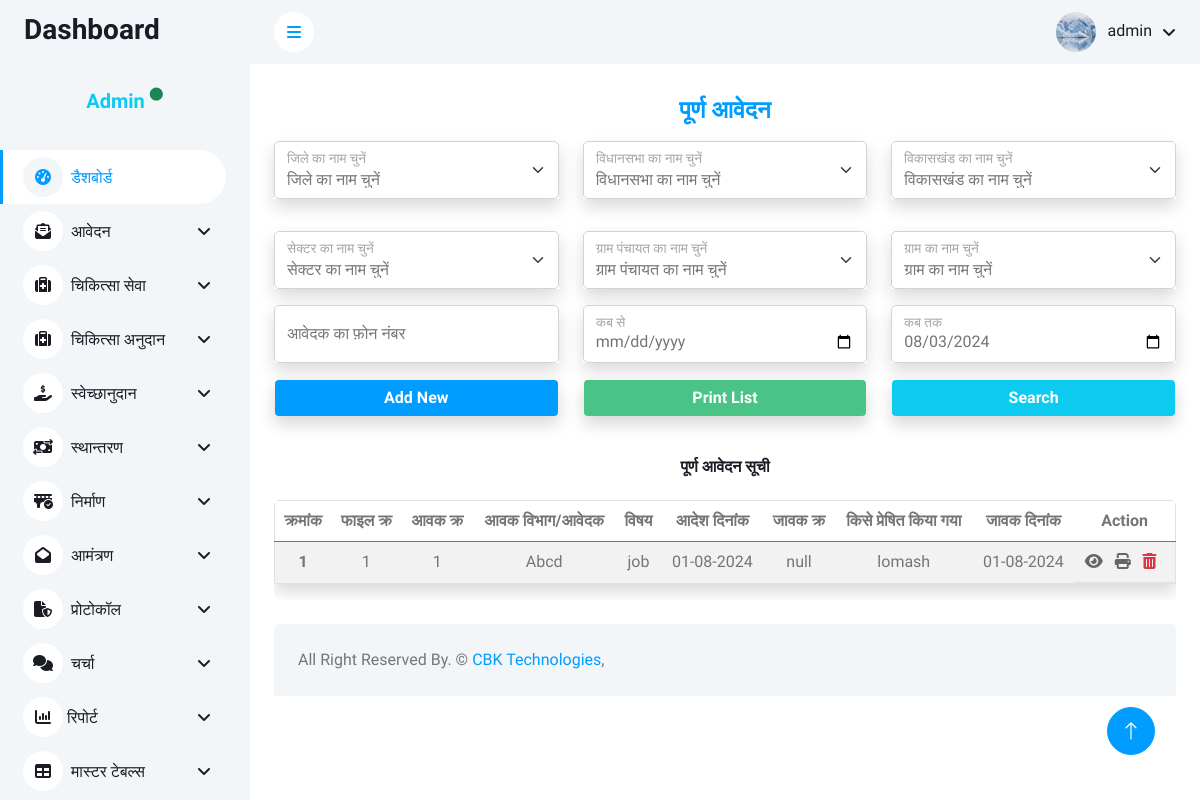
/admin/aavedan/purna_aavedan.php (signed in), run on the app's committed database.
### tables this page shows
CREATE TABLE `aavedan` (
  `id` int(11) NOT NULL,
  `file_no` int(11) NOT NULL,
  `date` date DEFAULT NULL,
  `aavak_no` int(11) NOT NULL,
  `choose_aavedak_vibhag` int(11) NOT NULL,
  `a_phone_number` varchar(20) DEFAULT NULL,
  `a_aavedak_name` varchar(50) DEFAULT NULL,
  `a_district_id` int(11) DEFAULT NULL,
  `a_vidhansabha_id` int(11) DEFAULT NULL,
  `a_vikaskhand_id` int(11) DEFAULT NULL,
  `a_sector_id` int(11) DEFAULT NULL,
  `a_gram_panchayat_id` int(11) DEFAULT NULL,
  `a_gram_id` int(11) DEFAULT NULL,
  `a_subject` varchar(100) DEFAULT NULL,
  `a_reference` varchar(100) DEFAULT NULL,
  `a_file_upload_1` varchar(255) DEFAULT NULL,
  `a_office_name` varchar(50) DEFAULT NULL,
  `a_jaavak_vibhag` varchar(50) DEFAULT NULL,
  `a_kisko_presit` varchar(50) DEFAULT NULL,
  `a_jaavak_date` date DEFAULT NULL,
  `a_application_date` date DEFAULT NULL,
  `a_file_upload_2` varchar(255) DEFAULT NULL,
  `a_mantri_comment` text DEFAULT NULL,
  `a_punah_prapth` varchar(200) NOT NULL,
  `a_punah_prapth_date` date DEFAULT NULL,
  `v_aavak_vibhag` varchar(50) DEFAULT NULL,
  `v_subject` varchar(100) DEFAULT NULL,
  `v_reference` varchar(100) DEFAULT NULL,
  `v_file_upload_1` varchar(255) DEFAULT NULL,
  `v_office_name` varchar(50) DEFAULT NULL,
  `v_jaavak_vibhag` varchar(50) DEFAULT NULL,
  `v_kisko_presit` varchar(50) DEFAULT NULL,
  `v_jaavak_date` date DEFAULT NULL,
  `v_aadesh_date` date DEFAULT NULL,
  `v_file_upload_2` varchar(255) DEFAULT NULL,
  `v_mantri_comment` text DEFAULT NULL,
  `v_punah_prapth` varchar(200) NOT NULL,
  `v_punah_prapth_date` date DEFAULT NULL,
  `status` int(11) NOT NULL
);

CREATE TABLE `vibhag_master` (
  `vibhag_id` int(11) NOT NULL,
  `vibhag_name` varchar(200) NOT NULL
);

### admin/config/function.php (called while the page is built, shortened)
<?php
function getvalfield($con, $table, $field, $where)
{
    $sql = "select $field from $table where $where";
    $getvalue =  mysqli_query($con, $sql);
    $getval   =  mysqli_fetch_row($getvalue);
    return $getval[0];
}

### admin/aavedan/purna_aavedan.php (the view, shortened to what this page needs)
<?php include('../config/dbconnection.php') ?>
<?php
$tblname = "aavedan";
$tblkey = "id";
$pagename = "पूर्ण आवेदन";
if ($_SERVER['REQUEST_METHOD'] == 'POST' && isset($_POST['search'])) {
    $district_id = isset($_POST['district_id']) ? $_POST['district_id'] : '';
    $vidhansabha_id = isset($_POST['vidhansabha_id']) ? $_POST['vidhansabha_id'] : '';
    $vikaskhand_id = isset($_POST['vikaskhand_id']) ? $_POST['vikaskhand_id'] : '';
    $sector_id = isset($_POST['sector_id']) ? $_POST['sector_id'] : '';
    $gram_panchayat_id = isset($_POST['gram_panchayat_id']) ? $_POST['gram_panchayat_id'] : '';
    $gram_id = isset($_POST['gram_id']) ? $_POST['gram_id'] : '';
    $phone_number = isset($_POST['phone_number']) ? $_POST['phone_number'] : '';
    $from_date = isset($_POST['from_date']) ? $_POST['from_date'] : '';
    $to_date = isset($_POST['to_date']) ? $_POST['to_date'] : '';
    $sql = "SELECT a.*, d.district_name, v.vidhansabha_name, vk.vikaskhand_name, s.sector_name, gp.gram_panchayat_name, g.gram_name
    FROM $tblname a
    LEFT JOIN district_master d ON a.district_id = d.district_id
    LEFT JOIN vidhansabha_master v ON a.vidhansabha_id = v.vidhansabha_id
    LEFT JOIN vikaskhand_master vk ON a.vikaskhand_id = vk.vikaskhand_id
    LEFT JOIN sector_master s ON a.sector_id = s.sector_id
    LEFT JOIN gram_panchayat_master gp ON a.gram_panchayat_id = gp.gram_panchayat_id
    LEFT JOIN gram_master g ON a.gram_id = g.gram_id
    WHERE a.status=0";
    if (!empty($district_id)) {
        $sql .= " AND a.district_id = '" . mysqli_real_escape_string($conn, $district_id) . "'";
    }
    if (!empty($vidhansabha_id)) {
        $sql .= " AND a.vidhansabha_id = '" . mysqli_real_escape_string($conn, $vidhansabha_id) . "'";
    }
    if (!empty($vikaskhand_id)) {
        $sql .= " AND a.vikaskhand_id = '" . mysqli_real_escape_string($conn, $vikaskhand_id) . "'";
    }
    if (!empty($sector_id)) {
        $sql .= " AND a.sector_id = '" . mysqli_real_escape_string($conn, $sector_id) . "'";
    }
    if (!empty($gram_panchayat_id)) {
        $sql .= " AND a.gram_panchayat_id = '" . mysqli_real_escape_string($conn, $gram_panchayat_id) . "'";
    }
    if (!empty($gram_id)) {
        $sql .= " AND a.gram_id = '" . mysqli_real_escape_string($conn, $gram_id) . "'";
    }
    if (!empty($phone_number)) {
        $sql .= " AND phone_number = '" . mysqli_real_escape_string($conn, $phone_number) . "'";
    }
    if (!empty($from_date) && !empty($to_date)) {
        $sql .= " AND application_date BETWEEN '" . mysqli_real_escape_string($conn, $from_date) . "' AND '" . mysqli_real_escape_string($conn, $to_date) . "'";
    }
    $sql .= " ORDER BY id DESC";
} else {
    $sql = "SELECT
  a.*,
  vm.vibhag_name AS a_vibhag_name,
  dm.district_name AS a_district_name,
  vm2.vidhansabha_name AS a_vidhansabha_name,
  vm3.vikaskhand_name AS a_vikaskhand_name,
  sm.sector_name AS a_sector_name,
  gpm.gram_panchayat_name AS a_gram_panchayat_name,
  gm.gram_name AS a_gram_name,
  vm4.vibhag_name AS v_vibhag_name,
  vm5.vibhag_name AS v_aavak_vibhag
FROM
  $tblname a
  LEFT JOIN vibhag_master vm ON a.a_jaavak_vibhag = vm.vibhag_id
  LEFT JOIN district_master dm ON a.a_district_id = dm.district_id
  LEFT JOIN vidhansabha_master vm2 ON a.a_vidhansabha_id = vm2.vidhansabha_id
  LEFT JOIN vikaskhand_master vm3 ON a.a_vikaskhand_id = vm3.vikaskhand_id
  LEFT JOIN sector_master sm ON a.a_sector_id = sm.sector_id
  LEFT JOIN gram_panchayat_master gpm ON a.a_gram_panchayat_id = gpm.gram_panchayat_id
  LEFT JOIN gram_master gm ON a.a_gram_id = gm.gram_id
  LEFT JOIN vibhag_master vm4 ON a.v_jaavak_vibhag = vm4.vibhag_id
  LEFT JOIN vibhag_master vm5 ON a.v_aavak_vibhag = vm4.vibhag_id
WHERE
  a.status = '3'
ORDER BY
  $tblkey DESC;";
}
$fetch = mysqli_query($conn, $sql);
?>
<?php include('../includes/header.php') ?>
<?php include('../includes/sidebar.php') ?>
<?php include('../includes/navbar.php') ?>
<div class="container-fluid pt-4 px-4">
    <h4 class="text-center fw-bolder text-primary mb-3"><?= $pagename; ?></h4>
    <form action="" method="post">
        <div class="row">
            <div class="col-lg-4 text-center mb-3">
                <div class="form-group shadow">
                    <div class="form-floating mb-3">
                        <select name="district_id" id="districtSelect" class="form-select form-control bg-white">
                            <option value="" selected>जिले का नाम चुनें</option>
                        </select>
                        <label for="districtSelect">जिले का नाम चुनें </label>
                    </div>
                </div>
            </div>
            <div class="col-lg-4">
                <div class="form-group shadow">
                    <div class="form-floating mb-3">
                        <select name="vidhansabha_id" id="vidhansabhaSelect" class="form-select form-control bg-white ">
                            <option value="" selected>विधानसभा का नाम चुनें</option>
                        </select>
                        <label for="vidhansabha">विधानसभा का नाम चुनें </label>
                    </div>
                </div>
            </div>
            <div class="col-lg-4">
                <div class="form-group shadow">
                    <div class="form-floating mb-3">
                        <select name="vikaskhand_id" id="vikaskhandSelect" class="form-select form-control bg-white">
                            <option value="" selected disabled>विकासखंड का नाम चुनें</option>
                        </select>
                        <label for="vikaskhand">विकासखंड का नाम चुनें </label>
                    </div>
                </div>
            </div>
            <div class="col-lg-4">
                <div class="form-group shadow">
                    <div class="form-floating mb-3">
                        <select name="sector_id" id="sectorSelect" class="form-select form-control bg-white">
                            <option value="" selected>सेक्टर का नाम चुनें</option>
                        </select>
                        <label for="sector">सेक्टर का नाम चुनें </label>
                    </div>
                </div>
            </div>
            <div class="col-lg-4">
                <div class="form-group shadow">
                    <div class="form-floating mb-3">
                        <select name="gram_panchayat_id" id="gramPanchayatSelect" class="form-select form-control bg-white">
                            <option value="" selected>ग्राम पंचायत का नाम चुनें</option>
                        </select>
                        <label for="gram_panchayt">ग्राम पंचायत का नाम चुनें </label>
                    </div>
                </div>
            </div>
            <div class="col-lg-4">
                <div class="form-group shadow">
                    <div class="form-floating mb-3">
                        <select class="form-select" id="gramSelect" name="gram_id">
                            <option value="" selected>ग्राम का नाम चुनें</option>
                        </select>
                        <label for="gram">ग्राम का नाम चुनें </label>
                    </div>
                </div>
            </div>
            <div class="col-lg-4">
                <div class="form-group shadow">
                    <div class="form-floating mb-3">
                        <input type="text" name="phone_number" class="form-control" id="phone_number" placeholder="आवेदक का फ़ोन नंबर" onkeypress='return event.charCode >= 48 && event.charCode <= 57'>
                        <label for="mobile">आवेदक का फ़ोन नंबर </label>
                    </div>
                </div>
            </div>
            <div class="col-lg-4">
                <div class="form-group shadow">
                    <div class="form-floating mb-3">
                        <input type="date" name="from_date" class="form-control" id="from_date" placeholder="कब से ">
                        <label for="from_date">कब से</label>
                    </div>
                </div>
            </div>
            <div class="col-lg-4">
                <div class="form-group shadow">
                    <div class="form-floating mb-3">
                        <?php
                        $currentDate = date('Y-m-d');
                        ?>
                        <input type="date" name="to_date" value="<?= $currentDate ?>" class="form-control" id="to_date" placeholder="कब तक ">
                        <label for="to_date">कब तक</label>
                    </div>
                </div>
            </div>
            <div class="col-lg-4 text-center mb-3">
                <a name="Add_New" onclick="location.href='new_aavedan.php';" class="form-control text-center text-white btn text-center shadow bg-primary" style="background-color:#4ac387;"><b>Add New</b></a>
            </div>
            <div class="col-lg-4 text-center mb-3">
                <div name="PrintList" onclick="" class="form-control text-center text-white btn text-center shadow" style="background-color:#4ac387;"><b>Print List</b></div>
            </div>
            <div class="col-lg-4 text-center mb-3">
                <button name="search" class="form-control text-center text-white btn text-center shadow bg-info" type="submit"><b>Search</b></button>
            </div>
        </div>
    </form>
</div>
<div class="container-fluid px-4">
    <div class="row">
        <div class="col-sm-12 col-lg-12">
            <h6 class="mb-4 text-center mt-2 pt-3 "><?= $pagename; ?> सूची</h6>
            <div class=" rounded" style="overflow-y: scroll;">
                <table class="table table-striped border shadow">
                    <thead class=" head">
                        <tr class="text-center text-nowrap">
                            <th scope="col">क्रमांक</th>
                            <th scope="col">फाइल क्र</th>
                            <th scope="col">आवक क्र</th>
                            <th scope="col">आवक विभाग/आवेदक</th>
                            <th scope="col">विषय</th>
                            <th scope="col">आदेश दिनांक</th>
                            <th scope="col">जावक क्र</th>
                            <th scope="col">किसे प्रेषित किया गया </th>
                            <th scope="col">जावक दिनांक</th>
                            <th scope="col">Action</th>
                        </tr>
                    </thead>
                    <tbody>
                        <?php
                        $i = 1;
                        while ($row = mysqli_fetch_array($fetch)) {
                            $choose_aavedak_vibhag = $row['choose_aavedak_vibhag'];
                        ?>
                            <tr class=" text-center">
                                <th scope="row"><?= $i++ ?></th>
                                <td><?= $row['file_no'] ?></td>
                                <td><?= $row['aavak_no'] ?></td>
                                <td><?php if ($choose_aavedak_vibhag == 1) {
                                        echo $row['a_vibhag_name'];
                                    } else {
                                        echo $row['v_vibhag_name'];
                                    } ?></td>
                                <td><?php if ($choose_aavedak_vibhag == 1) {
                                        echo $row['a_subject'];
                                    } else {
                                        echo $row['v_subject'];
                                    } ?></td>
                                <td><?php if ($choose_aavedak_vibhag == 1) {
                                        echo date('d-m-Y', strtotime($row['a_application_date']));
                                    } else {
                                        echo date('d-m-Y', strtotime($row['v_aadesh_date']));
                                    } ?></td>
                                <td>null </td>
                                <td><?php if ($choose_aavedak_vibhag == 1) {
                                        echo $row['a_kisko_presit'];
                                    } else {
                                        echo $row['v_kisko_presit'];
                                    } ?></td>
                                <td><?php if ($choose_aavedak_vibhag == 1) {
                                        echo date('d-m-Y', strtotime($row['a_jaavak_date']));
                                    } else {
                                        echo date('d-m-Y', strtotime($row['v_jaavak_date']));
                                    } ?></td>
                                <td class="action">
                                    <a href="#" onclick="view(<?= $row['id'] ?>)"><i class="fas fa-eye me-2 " title="View"></i></a>
                                    <a href="aavedan_print.php?id=<?=$row['id'];?>" target='_blank' ><i class=" fa fa-solid fa-print" title="प्रेषित स्वीकृत आवेदन "></i></a>
                                    <a class="text-danger " href="" onclick="confirmDelete(<?= $row['id']; ?>, '<?php echo $tblname; ?>', '<?= $tblkey ?>')"><i class="fas fa-trash-alt me-2 " title="Delete"></i></a>
                                </td>
                            </tr>
                        <?php } ?>
                    </tbody>
                </table>
            </div>
        </div>
    </div>
</div>
<?php include('../includes/footer.php'); ?>

### admin/includes/navbar.php (shortened to what this page needs)
<?php
$username=$_SESSION['username'];
$profile_picture = getvalfield($conn, "adminlogin", "profile_picture", "username='$username'");
?>
<div class="content">
    <nav class="navbar navbar-expand bg-light navbar-light sticky-top px-4 py-0">
        <a href="#" class="sidebar-toggler flex-shrink-0">
            <i class="fa fa-bars"></i>
        </a>
        <div class="navbar-nav align-items-center ms-auto">
            <div class="nav-item dropdown">
                <a href="#" class="nav-link dropdown-toggle" data-bs-toggle="dropdown">
                    <img class="rounded-circle me-lg-2" src="../dash/uploads/<?=$profile_picture?>" alt="" style="width: 40px; height: 40px;">
                    <span class="d-none d-lg-inline-flex"><?=$username;?></span>
                </a>
            </div>
        </div>
    </nav>

### data on the page
aavedan: file_no "1", aavak_no "1", vibhag_master.vibhag_name "Abcd", a_subject "job", a_application_date "01-08-2024", a_kisko_presit "lomash", a_jaavak_date "01-08-2024"

### other printed values
$username "admin"
$pagename "पूर्ण आवेदन"
